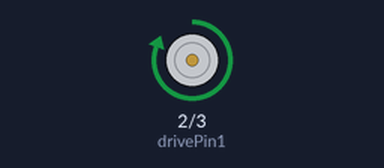
Simulated run of this sketch. Board: Arduino Uno, built with avr-gcc and run on an emulated ATmega328P. Parts: motor-driver pin pairs drawn as motors (green arrow = first pin HIGH = forward, orange = second pin HIGH = backward, longer = more drive).

Above: at 0.01 s.
At 4.11 s:
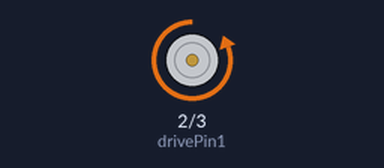
At 8.1 s:
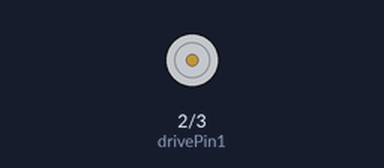
Timing chart, 0 to 9.6 s (numbered marks = the images above):
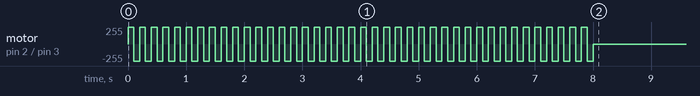

The sketch:

sketch_jun30a.ino
```cpp
#include <MotorDrive.h>

const int drivePin1 = 2;
const int drivePin2 = 3;
MotorDrive motor(drivePin1, drivePin2);

void setup() {
  for (int i = 0; i < 20; i++) {
      motor.forward();
    delay(100);
    motor.backward();
    delay(100);
    motor.forward();
    delay(100);
    motor.backward();
    delay(100);
    }
    motor.stop();
}

void loop() {}
```

MotorDrive.h
```cpp
#ifndef MotorDrive_h
#define MotorDrive_h

#include <Arduino.h>

class MotorDrive {
public:
    MotorDrive(int pin1, int pin2);
    void forward();
    void backward();
    void stop();
private:
    int _drivePin1;
    int _drivePin2;
};

#endif
```
